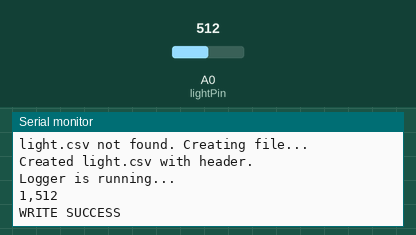
Simulated run of this sketch. Board: Arduino Uno, built with avr-gcc and run on an emulated ATmega328P. Parts: the last lines printed to the serial monitor. Inputs (shaded band) come from the test bench; at power-on: A0 (lightPin) = 512. Storage starts empty.

Above: at 2.2 s.
2.3 s: A0 (lightPin) set to 716
At 6.7 s:
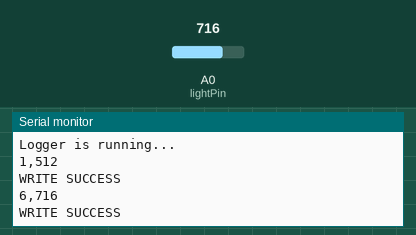
8.3 s: A0 (lightPin) set to 900
At 12.2 s:
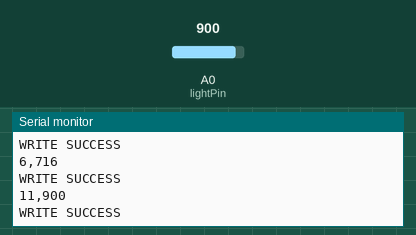
Timing chart, 0 to 13.7 s (numbered marks = the images above; inputs shaded):
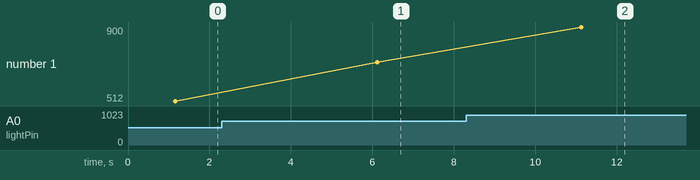

The sketch:

arduinoCode.ino
```cpp
#include <SPI.h>   // Enables SPI communication, which the microSD module uses
#include <SD.h>    // Lets the Arduino create, open, and write files on the microSD card

// =========================
// Pin Definitions
// =========================
const int lightPin = A0;      // Analog pin connected to the photoresistor voltage divider output
const int chipSelect = 10;    // microSD module CS (chip select) pin

// File object used for writing data to the CSV file
File dataFile;

void setup() {
  // Start Serial Monitor so we can see status messages and sensor readings
  Serial.begin(9600);

  // Small delay to give the Serial Monitor time to start
  delay(1000);

  Serial.println("Starting light logger...");

  // =========================
  // Initialize the microSD card
  // =========================
  Serial.print("Initializing SD card... ");

  // SD.begin() tries to start communication with the microSD card
  // If this fails, the Arduino stops here
  if (!SD.begin(chipSelect)) {
    Serial.println("FAILED");

    // Infinite loop: stop the program if SD card initialization fails
    while (true) {
      // Do nothing
    }
  }

  Serial.println("SUCCESS");

  // =========================
  // Check whether the CSV file already exists
  // =========================
  if (!SD.exists("light.csv")) {
    Serial.println("light.csv not found. Creating file...");

    // Open the file in write mode
    dataFile = SD.open("light.csv", FILE_WRITE);

    if (dataFile) {
      // Write the CSV header only once when the file is first created
      dataFile.println("elapsed_s,light_level");

      // Always close the file after writing
      dataFile.close();

      Serial.println("Created light.csv with header.");
    } else {
      Serial.println("ERROR: Could not create light.csv");

      // Stop program if file creation fails
      while (true) {
        // Do nothing
      }
    }
  } else {
    // If the file already exists, the program will append new data to it
    Serial.println("light.csv already exists. Appending data.");
  }

  Serial.println("Logger is running...");
}

void loop() {
  // =========================
  // Get elapsed time
  // =========================
  // millis() returns the number of milliseconds since the Arduino started running
  // Dividing by 1000 converts it to seconds
  unsigned long elapsed = millis() / 1000;

  // =========================
  // Read light sensor value
  // =========================
  // analogRead() returns a value from 0 to 1023
  // based on the voltage at pin A0
  int lightValue = analogRead(lightPin);

  // =========================
  // Print data to Serial Monitor
  // =========================
  // This lets you see the readings live while the Arduino is running
  Serial.print(elapsed);
  Serial.print(",");
  Serial.println(lightValue);

  // =========================
  // Open CSV file and append one new row
  // =========================
  dataFile = SD.open("light.csv", FILE_WRITE);

  if (dataFile) {
    // Write elapsed time
    dataFile.print(elapsed);
    dataFile.print(",");

    // Write sensor reading, then move to a new line
    dataFile.println(lightValue);

    // Close the file so data is actually saved
    dataFile.close();

    Serial.println("WRITE SUCCESS");
  } else {
    // If the file could not be opened, print an error
    Serial.println("ERROR: Could not open light.csv");
  }

  // =========================
  // Wait before next reading
  // =========================
  // 5000 ms = 5 seconds
  delay(5000);
}
```

Measured:
- after the input at 2.3 s, the serial monitor: prints a new line after 3.8 s (image 1)
- after the input at 8.3 s, the serial monitor: prints a new line after 2.8 s (image 2)
- plotted number 1: 512 → 716 after the input at 2.3 s, 716 → 900 after the input at 8.3 s
